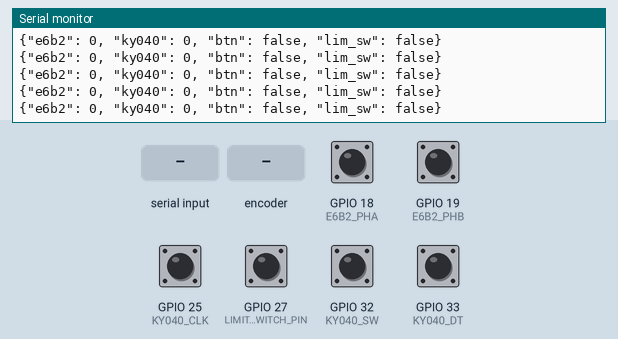
The sketch below on a simulated ESP32. Shown: the last lines printed to the serial monitor. The test bench sets the inputs (shaded band); at power-on: GPIO 18 (E6B2_PHA), GPIO 19 (E6B2_PHB), GPIO 25 (KY040_CLK), GPIO 27 (LIMIT_SWITCH_PIN), GPIO 32 (KY040_SW), GPIO 33 (KY040_DT) HIGH.

Above: at 1.2 s.
1.3 s: GPIO 27 (LIMIT_SWITCH_PIN) pulled LOW for 0.15 s
At 1.33 s:
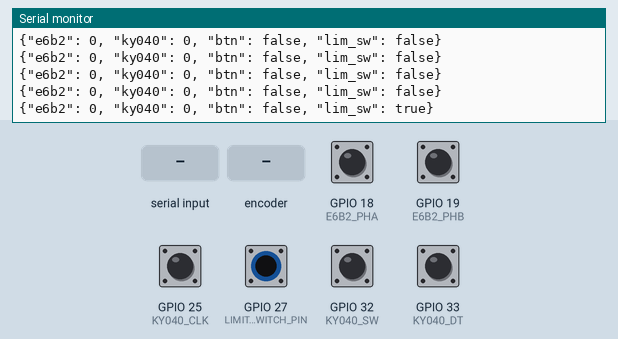
2.9 s: GPIO 32 (KY040_SW) pulled LOW for 0.15 s
At 2.95 s:
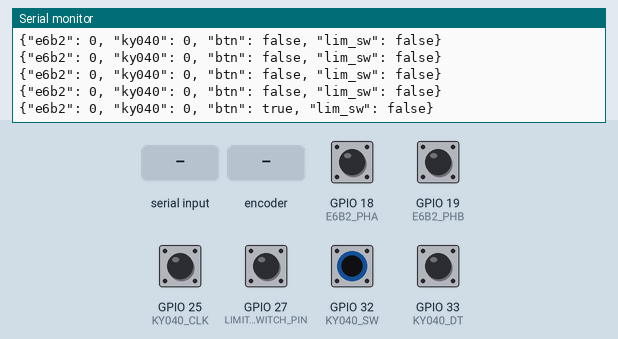
4.5 s: byte 30 received over Serial
6.0 s: rotary encoder on GPIO 25 (KY040_CLK) / GPIO 33 (KY040_DT) turned 1 step (first pin leading)
At 6.13 s:
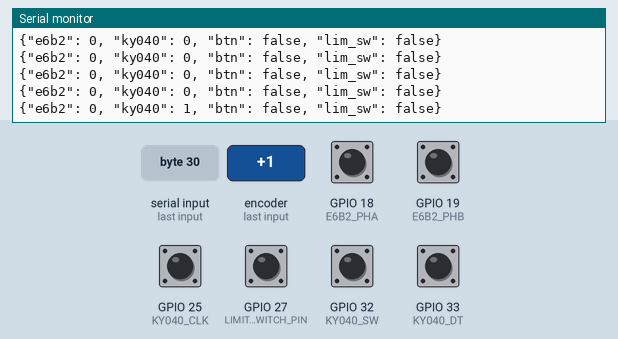
7.7 s: GPIO 18 (E6B2_PHA) pulled LOW for 0.15 s
At 7.74 s:
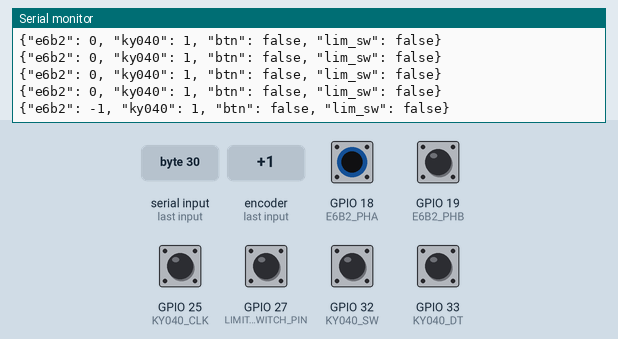
9.3 s: GPIO 27 (LIMIT_SWITCH_PIN) pulled LOW for 1 s
At 9.35 s:
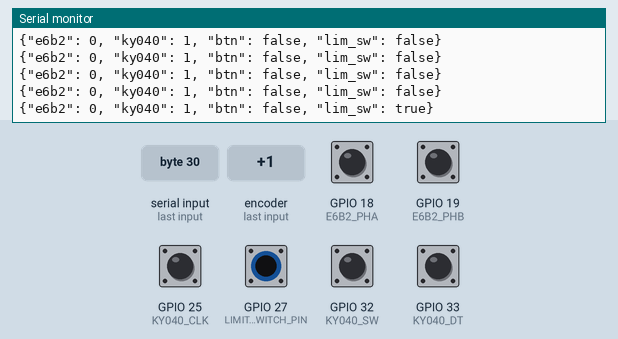

The sketch:

esp32_firmware.ino
```cpp
#include <Arduino.h>

// ========== ENCODER INDUSTRIAL E6B2 ==========
#define E6B2_PHA 18
#define E6B2_PHB 19
volatile long e6b2_pos = 0;
int last_e6b2_a = 0;

// ========== ENCODER ROTATIVO KY-040 ==========
#define KY040_CLK 25
#define KY040_DT  33
#define KY040_SW  32
volatile long ky040_pos = 0;

// Variáveis para decodificação precisa do KY-040 (State Machine)
volatile uint8_t ky040_state = 0;
// Tabela de transição de estados para encoder quadratura (tende a ignorar ruído de bounce)
const int8_t ky040_table[] = {0,1,-1,0,-1,0,0,1,1,0,0,-1,0,-1,1,0};

// Botão KY-040 (Debouncing ainda mais estrito via loop de contagem)
volatile bool ky040_btn_event = false;
volatile unsigned long last_ky_btn_time = 0;
const unsigned long KY_DEBOUNCE_MS = 250; // Aumentado para 250ms (evita cliques acidentais múltiplos)

// ========== FIM DE CURSO (ZERO SENSOR) ==========
// Sugerindo pino 27 (GPIO livre e seguro para input)
#define LIMIT_SWITCH_PIN 27
volatile bool limit_switch_triggered = false;
volatile unsigned long last_limit_time = 0;
const unsigned long LIMIT_DEBOUNCE_MS = 100;

// Flag extra para ZERAGEM VIA SERIAL/UI
volatile bool serial_zero_requested = false;

// ==============================================

// ISR Encoder Industrial
void IRAM_ATTR isr_e6b2() {
  int a = digitalRead(E6B2_PHA);
  int b = digitalRead(E6B2_PHB);

  if (a != last_e6b2_a) {
    if (a != b) {
      e6b2_pos--; // Invertido se necessário dependendo do referencial
    } else {
      e6b2_pos++;
    }
    last_e6b2_a = a;
  }
}

// ISR Rotary KY-040
void IRAM_ATTR isr_ky040() {
  ky040_state = (ky040_state << 2) | (digitalRead(KY040_DT) << 1) | digitalRead(KY040_CLK);
  int8_t movement = ky040_table[ky040_state & 0x0F];
  if (movement != 0) {
    ky040_pos += movement;
  }
}

// ISR Botão KY-040
void IRAM_ATTR isr_ky040_btn() {
  unsigned long now = millis();
  if (now - last_ky_btn_time > KY_DEBOUNCE_MS) {
    // Algoritmo extra para bounces severos (Hardware ruim)
    // Se ainda for LOW depois de dar a interrupção FALLING, confia no clique.
    if (digitalRead(KY040_SW) == LOW) {
      ky040_btn_event = true;
      last_ky_btn_time = now;
    }
  }
}

// ISR Fim de Curso (Zerar Encoder Industrial Fisico)
void IRAM_ATTR isr_limit_switch() {
  unsigned long now = millis();
  if (now - last_limit_time > LIMIT_DEBOUNCE_MS) {
    if (digitalRead(LIMIT_SWITCH_PIN) == LOW) { // Assume fim de curso fecha pro GND (PULLUP)
      e6b2_pos = 0;
      limit_switch_triggered = true;
      last_limit_time = now;
    }
  }
}

void setup() {
  Serial.begin(115200);

  pinMode(E6B2_PHA, INPUT_PULLUP);
  pinMode(E6B2_PHB, INPUT_PULLUP);

  pinMode(KY040_CLK, INPUT_PULLUP);
  pinMode(KY040_DT, INPUT_PULLUP);
  // Algumas placas KY-040 tem resistores de pull-up na própria placa, outras não!
  // O INPUT_PULLUP garante que pinos que "flutuariam" fiquem 3.3V estáveis
  pinMode(KY040_SW, INPUT_PULLUP);

  pinMode(LIMIT_SWITCH_PIN, INPUT_PULLUP);

  last_e6b2_a = digitalRead(E6B2_PHA);
  ky040_state = (digitalRead(KY040_DT) << 1) | digitalRead(KY040_CLK);

  attachInterrupt(digitalPinToInterrupt(E6B2_PHA), isr_e6b2, CHANGE);

  attachInterrupt(digitalPinToInterrupt(KY040_CLK), isr_ky040, CHANGE);
  attachInterrupt(digitalPinToInterrupt(KY040_DT),  isr_ky040, CHANGE);

  attachInterrupt(digitalPinToInterrupt(KY040_SW), isr_ky040_btn, FALLING);

  attachInterrupt(digitalPinToInterrupt(LIMIT_SWITCH_PIN), isr_limit_switch, FALLING);

  Serial.println("{\"msg\": \"Firmware v3 Iniciado - Comandos Seriais Aceitos\"}");
}

void loop() {

  // LER COMANDOS VIA SERIAL limpando TODO o buffer pendente
  while (Serial.available() > 0) {
    int cmd = Serial.read();

    // Ecoa o byte recebido para debug (vai aparecer no log da pagina)
    Serial.print("{\"dbg\": \"recv_byte:\", \"val\": ");
    Serial.print(cmd);
    Serial.println("}");

    // 82 = 'R', 114 = 'r' em ASCII
    if (cmd == 82 || cmd == 114) {
      noInterrupts();
      e6b2_pos = 0;
      limit_switch_triggered = true;
      interrupts();
      Serial.println("{\"msg\": \"Comando R processado!\"}" );
    }
  }

  // Cópia das vars e checagem de zero via software
  noInterrupts();
  long current_e6b2 = e6b2_pos;
  long current_ky040 = ky040_pos / 4;
  bool current_ky_btn = ky040_btn_event;
  ky040_btn_event = false;
  bool current_limit = limit_switch_triggered;
  limit_switch_triggered = false;

  interrupts();

  // Monta o JSON para visualização
  Serial.print("{\"e6b2\": ");
  Serial.print(current_e6b2);
  Serial.print(", \"ky040\": ");
  Serial.print(current_ky040);
  Serial.print(", \"btn\": ");
  Serial.print(current_ky_btn ? "true" : "false");
  Serial.print(", \"lim_sw\": ");
  Serial.print(current_limit ? "true" : "false");
  Serial.println("}");

  delay(50); // Baixei pra 50ms (20fps) para UI mais fluida e captar botões rápidos
}
```

Measured:
- after the input at 1.3 s, the serial monitor: prints a new line at once (image 1)
- after the input at 2.9 s, the serial monitor: prints a new line at once (image 2)
- after the input at 6.0 s, the serial monitor: prints a new line after 0.11 s (image 3)
- after the input at 7.7 s, the serial monitor: prints a new line at once (image 4)
- after the input at 9.3 s, the serial monitor: prints a new line at once (image 5)
